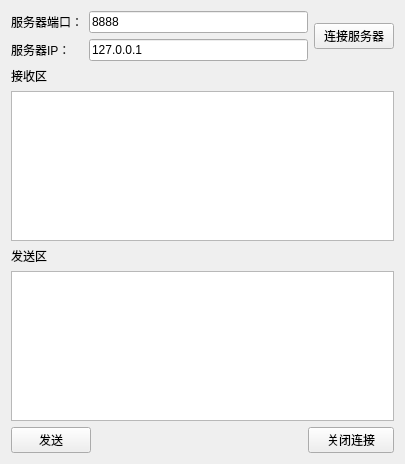
<?xml version="1.0" encoding="UTF-8"?>
<ui version="4.0">
 <class>ClientWidget</class>
 <widget class="QWidget" name="ClientWidget">
  <property name="geometry">
   <rect>
    <x>0</x>
    <y>0</y>
    <width>405</width>
    <height>464</height>
   </rect>
  </property>
  <property name="windowTitle">
   <string>Form</string>
  </property>
  <layout class="QGridLayout" name="gridLayout">
   <item row="0" column="0" colspan="2">
    <widget class="QLabel" name="label">
     <property name="text">
      <string>服务器端口：</string>
     </property>
    </widget>
   </item>
   <item row="0" column="2" colspan="3">
    <widget class="QLineEdit" name="lineEditPort">
     <property name="text">
      <string>8888</string>
     </property>
    </widget>
   </item>
   <item row="0" column="5" rowspan="2">
    <widget class="QPushButton" name="buttonConnect">
     <property name="text">
      <string>连接服务器</string>
     </property>
    </widget>
   </item>
   <item row="1" column="0" colspan="2">
    <widget class="QLabel" name="label_3">
     <property name="text">
      <string>服务器IP：</string>
     </property>
    </widget>
   </item>
   <item row="1" column="2" colspan="3">
    <widget class="QLineEdit" name="lineEditIP">
     <property name="text">
      <string>127.0.0.1</string>
     </property>
    </widget>
   </item>
   <item row="3" column="0" colspan="6">
    <widget class="QTextEdit" name="textEditRead">
     <property name="readOnly">
      <bool>true</bool>
     </property>
    </widget>
   </item>
   <item row="4" column="0">
    <widget class="QLabel" name="label_4">
     <property name="text">
      <string>发送区</string>
     </property>
    </widget>
   </item>
   <item row="5" column="0" colspan="6">
    <widget class="QTextEdit" name="textEditWrite"/>
   </item>
   <item row="6" column="3">
    <spacer name="horizontalSpacer">
     <property name="orientation">
      <enum>Qt::Horizontal</enum>
     </property>
     <property name="sizeHint" stdset="0">
      <size>
       <width>213</width>
       <height>20</height>
      </size>
     </property>
    </spacer>
   </item>
   <item row="6" column="4" colspan="2">
    <widget class="QPushButton" name="buttonClose">
     <property name="text">
      <string>关闭连接</string>
     </property>
    </widget>
   </item>
   <item row="6" column="0" colspan="3">
    <widget class="QPushButton" name="buttonSend">
     <property name="text">
      <string>发送</string>
     </property>
    </widget>
   </item>
   <item row="2" column="0" colspan="2">
    <widget class="QLabel" name="label_2">
     <property name="text">
      <string>接收区</string>
     </property>
    </widget>
   </item>
  </layout>
 </widget>
 <resources/>
 <connections/>
</ui>
